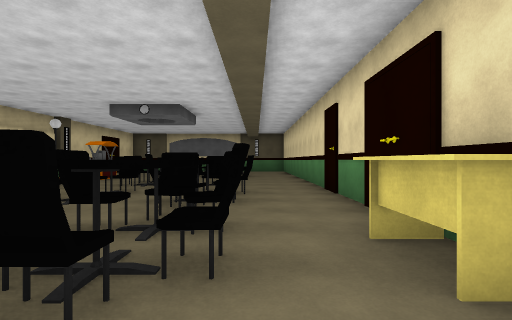
View 1 (above)

19 first-person views from a walk through a 3-D level made in the Unity game engine. The camera is 1.4 m above the floor, looks level and sees 85° across. The floor is counted in squares, 2 m on a side. Each view is taken from the middle of a square. On the plan, view 1 faces up. The plan holds only what a view shows up to about 9 squares ahead; the rest is blank. The player character is not drawn.

View 2
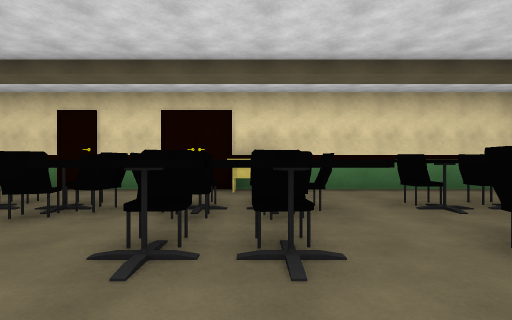

View 3
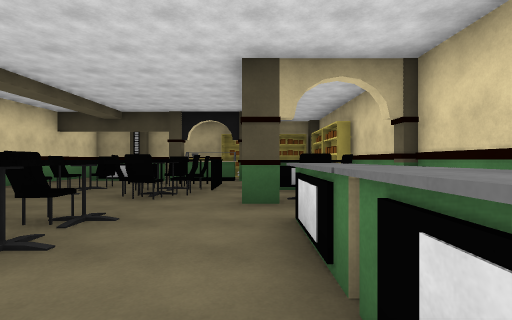

View 4
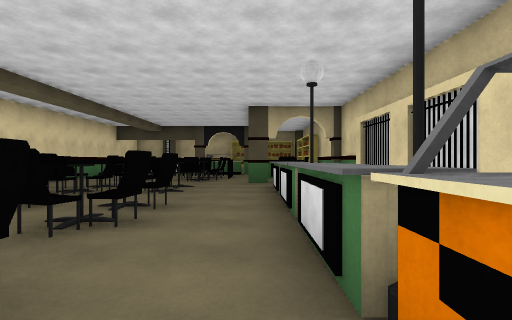

View 5
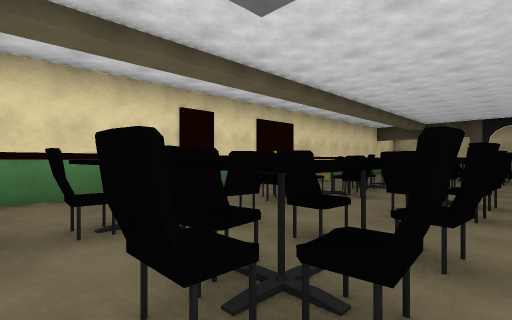

View 6
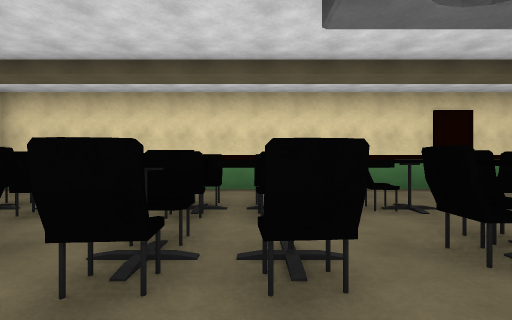

View 7
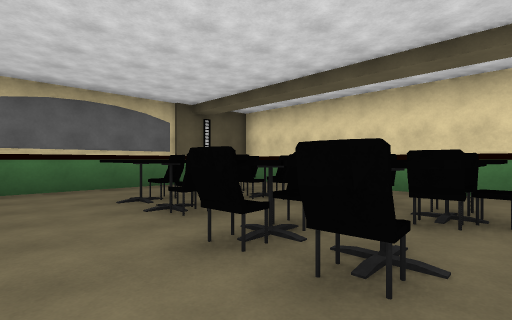

View 8
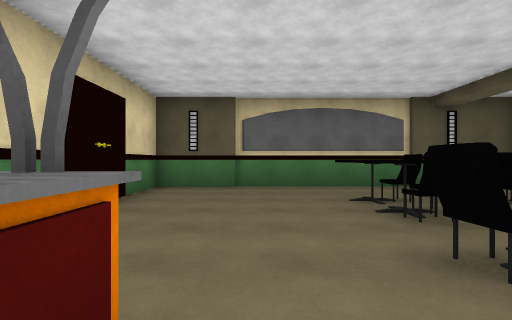

View 9
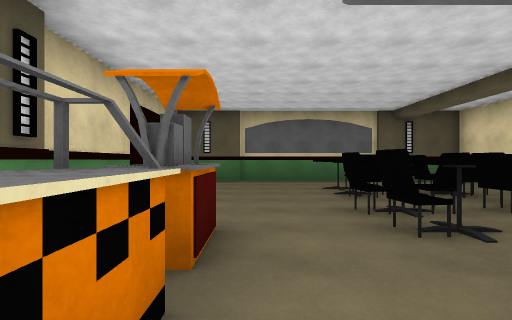

View 10
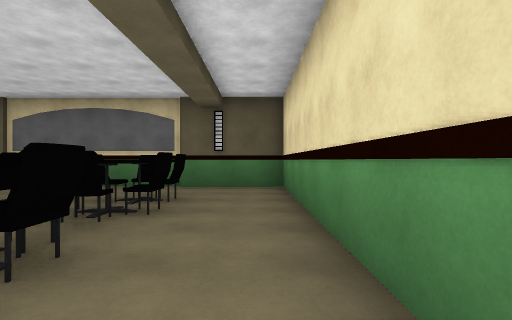

View 11
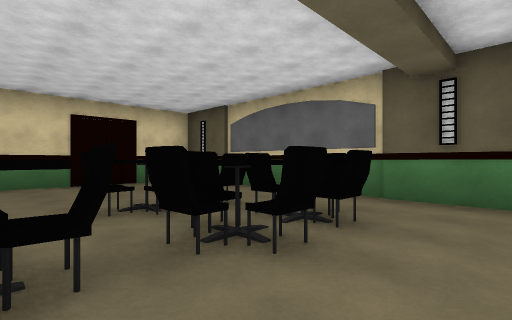

View 12
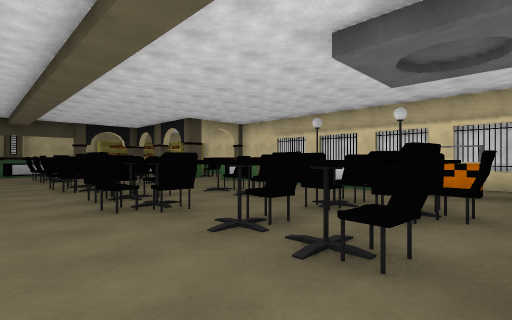

View 13
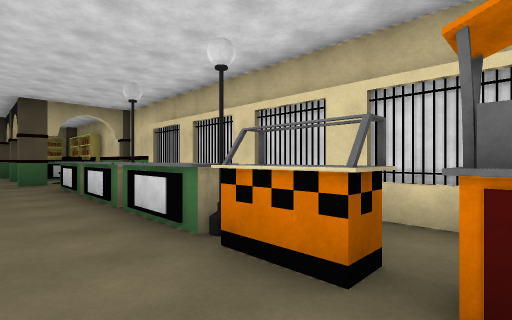

View 14
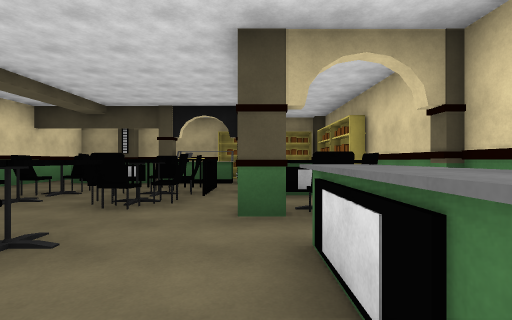

View 15
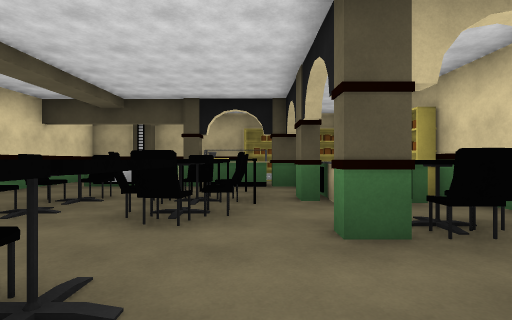

View 16
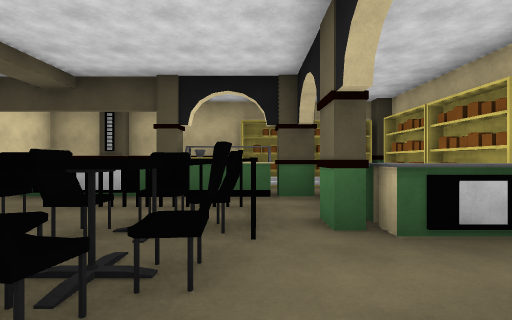

View 17
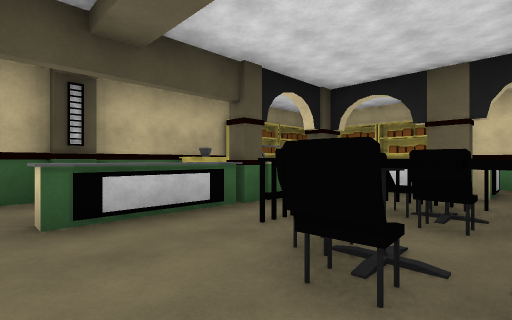

View 18
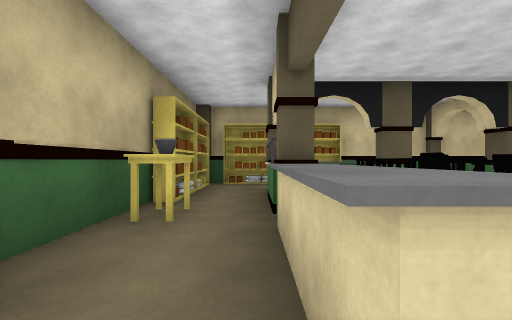

View 19
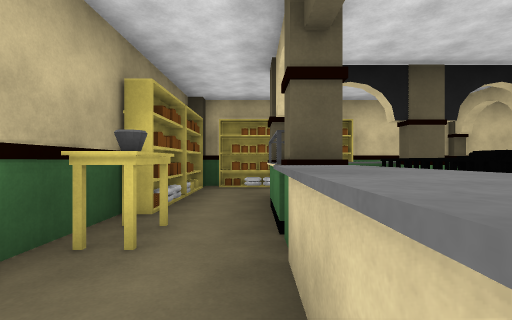

### Floor plan
Key: @ floor where view 1 was taken; # wall or solid block; x gap in a wall; . floor; = window, fence, low wall or low ledge; ^ raised ledge.
Columns run from 8 left of view 1 to 2 right of it. Each row starts with its distance up from view 1.
 18 ###########
 17 #.........#
 16 #.........#
 15 #....^#^#.#
 14 #....^#^#.#
 13 #....^.^..#
 12 #...#^#^#.#
 11 #...#^#^#.#
 10 #.^..x.^..#
  9 #.^.#^#^..#
  8 # ^.#^#^..#
  7 # ^.......#
  6 # ^.#^.^#.#
  5 # ^.#^x^#.#
  4 # ^....^..#
  3 # ^..^#^#.#
  2 # ^..^#^#^#
  1 # ##...^..#
  0 #x^#.^..@.#
 -1 #...#^#^#.#
 -2 #.^x#^#^#.#
 -3 #  ^###...#
 -4 #. ^=^#^^.#
 -5 #....#^...#
 -6 #....##...#
 -7 ###########

Where each view was taken, in squares from view 1:
view 1: 0 up, 0 right, facing up
view 2: 2 up, 5 left, facing right
view 3: 5 up, 5 left, facing down
view 4: 9 up, 5 left, facing down
view 5: 10 up, 4 left, facing down-right
view 6: 11 up, 5 left, facing right
view 7: 10 up, 5 left, facing up-right
view 8: 10 up, 5 left, facing up
view 9: 8 up, 5 left, facing up
view 10: 10 up, 1 right, facing up
view 11: 12 up, 1 right, facing up-left
view 12: 10 up, 1 right, facing down-left
view 13: 10 up, 4 left, facing down-left
view 14: 4 up, 5 left, facing down
view 15: 3 up, 4 left, facing down
view 16: 1 up, 4 left, facing down
view 17: 1 down, 1 right, facing down-left
view 18: 5 down, 1 right, facing left
view 19: 5 down, 0 right, facing left
